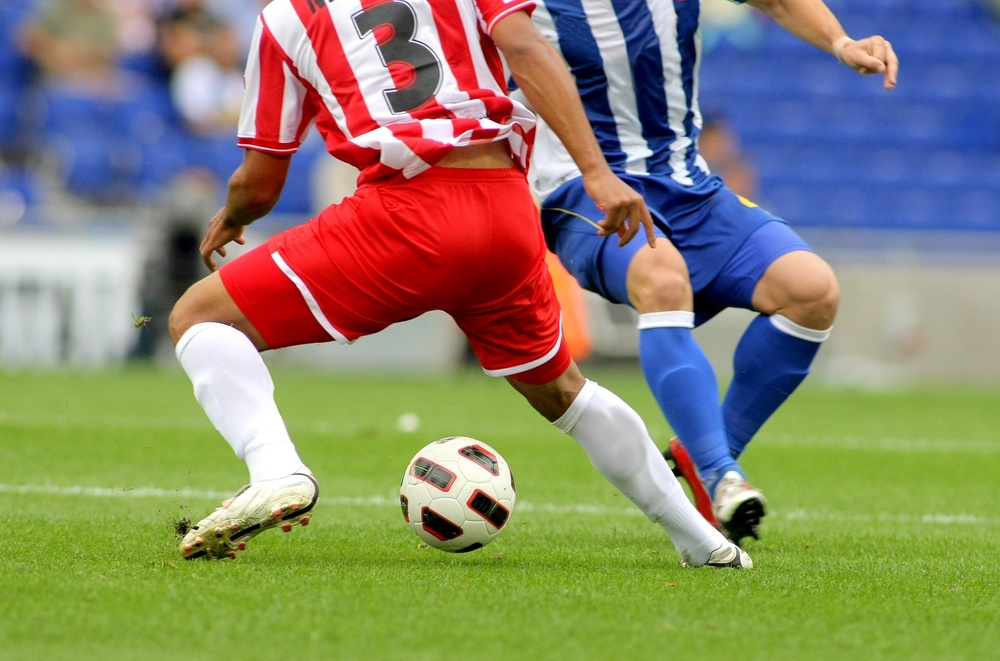
#> input picture ch3-1/soccer.jpg, 1000 x 661 px, shrunk from 1434 x 948 before the run
$ python 3-7histogram2_color.py
#> lines starting #> are read from the running program, lines starting #| are printed output that depends on the picture
import cv2
import numpy as np
import matplotlib.pyplot as plt

img=cv2.imread('soccer.jpg')
#> img is the input picture: shape (661, 1000, 3); mean B, G, R 107.3, 133.3, 136.8
print(img.shape)
#| (661, 1000, 3)
cv2.imshow('Color image',img)

h_r=cv2.calcHist([img],[2],None,[256],[0,256]) # 2번 채널인 R 채널에서 히스토그램 구함
#> h_r = 256 values, max 9233 at index 255, min 583 at index 15, mean 2582
plt.plot(h_r,color='r',linewidth=1)             # linestyle='solid'

h_g=cv2.calcHist([img],[1],None,[256],[0,256]) # 1번 채널인 G 채널에서 히스토그램 구함
#> h_g = 256 values, max 12728 at index 0, min 712 at index 244, mean 2582
plt.plot(h_g,color='g',linestyle='dotted', linewidth=2)

h_b=cv2.calcHist([img],[0],None,[256],[0,256]) # 0번 채널인 B 채널에서 히스토그램 구함
#> h_b = 256 values, max 14059 at index 0, min 834 at index 226, mean 2582
plt.plot(h_b,color='b',marker='.',linewidth=3)   # marker='o'

plt.show()
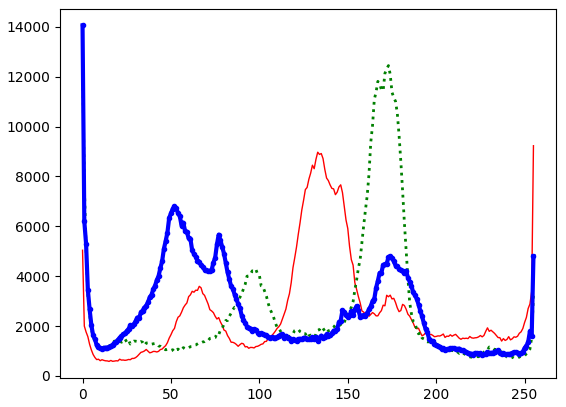
#> figure drawn by matplotlib, 1 panel; curve peaks at x = 255, y = 9233; curve peaks at x = 0, y = 12728; curve peaks at x = 0, y = 14059

cv2.waitKey()
cv2.destroyAllWindows()

$ run again, with ch3-1/flower.jpg copied over ch3-1/soccer.jpg
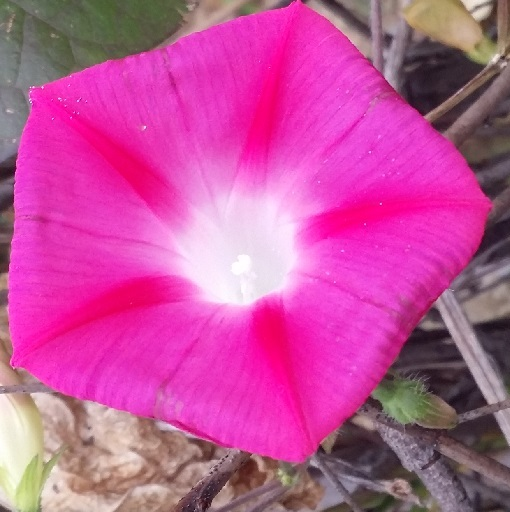
#> input picture ch3-1/flower.jpg, 510 x 512 px
#> img is the input picture: shape (512, 510, 3); mean B, G, R 154.9, 82, 193.8
#| (512, 510, 3)
#> h_r = 256 values, max 8208 at index 237, min 0 at index 0, mean 1020
#> h_g = 256 values, max 3585 at index 54, min 16 at index 255, mean 1020
#> h_b = 256 values, max 3063 at index 189, min 0 at index 0, mean 1020
#> `plt.show()`:
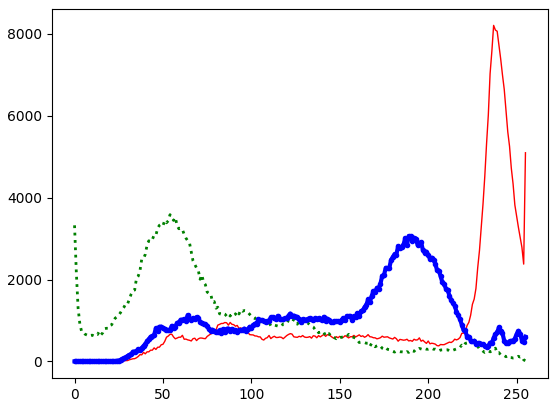
#> figure drawn by matplotlib, 1 panel; curve peaks at x = 237, y = 8208; curve peaks at x = 54, y = 3585; curve peaks at x = 189, y = 3063
